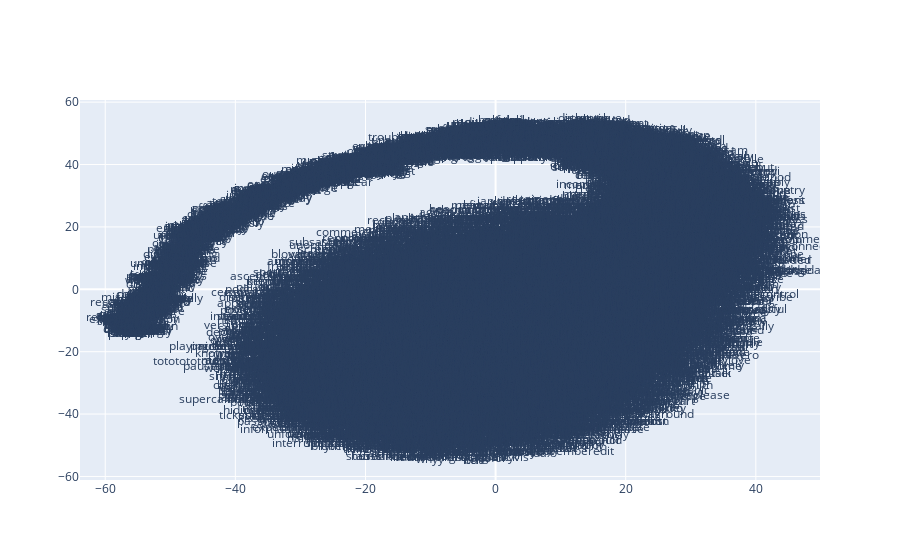

Notebook cell for this chart:
### Code cell
plot_with_plotly(x_vals, y_vals, labels, plot_in_notebook=True)

### Figure 1 — Plotly figure (JSON) as saved in the notebook; plotly's stock layout.template omitted (floating-point values rounded to 4 significant figures; data arrays with more than 128 entries replaced by an {"elided": "..."} marker saying what was removed)
{"data": [{"mode": "text", "text": {"elided": "19627 str values"}, "type": "scatter", "x": {"elided": "19627 float values"}, "y": {"elided": "19627 float values"}}], "layout": {}}
